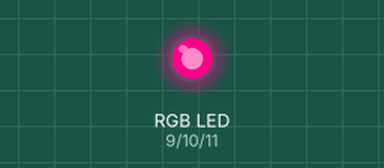
The sketch below on a simulated Arduino Uno, built with avr-gcc and run on an emulated ATmega328P. On the bench: an RGB LED mixed from three pins (HIGH = lit).

Above: at 0.05 s.
At 0.95 s:
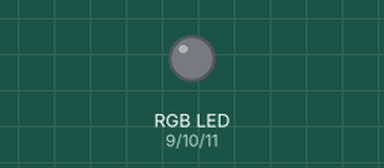
At 1.45 s:
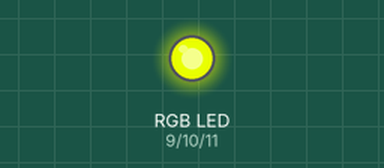
At 1.95 s:
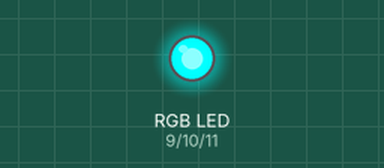
Timing chart, 0 to 4.6 s (numbered marks = the images above):
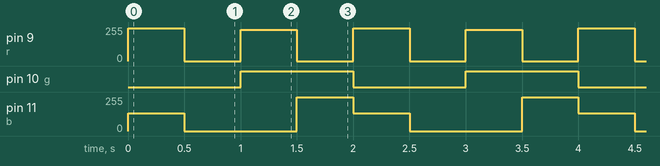

The sketch:

Colorimetro.ino
```cpp
//Colorimetro.ino


const int g=10,b=11,r=9;

void setup(){

pinMode(r,OUTPUT);
pinMode(g,OUTPUT);
pinMode(b,OUTPUT);
}


void loop(){

magenta();
delay(500);
negro();
delay(500);
amarillo();
delay(500);
cian();
delay(500);
}


void rojo(){
	analogWrite(b,0);
	analogWrite(g,0);
	analogWrite(r,255);
}

void azul(){
	analogWrite(b,255);
	analogWrite(g,0);
	analogWrite(r,0);
}

void verde(){
	analogWrite(b,0);
	analogWrite(g,255);
	analogWrite(r,0);
}

void blanco(){
	analogWrite(b,255);
	analogWrite(g,255);
	analogWrite(r,255);
}

void amarillo(){
	analogWrite(b,0);
	analogWrite(g,255);
	analogWrite(r,233);
}

void cian(){
	analogWrite(b,255);
	analogWrite(g,255);
	analogWrite(r,0);
}

void magenta(){
	analogWrite(b,135);
	analogWrite(g,0);
	analogWrite(r,245);
}

void negro(){
	analogWrite(b,0);
	analogWrite(g,0);
	analogWrite(r,0);
}
```

Measured:
- by itself, pin 9 (r): repeats every 2.0 s: 0/255 0.50 s, 233/255 0.50 s, 0/255 0.50 s, 245/255 0.50 s
- by itself, pin 10 (g): alternates HIGH for 1.0 s and LOW for 1.0 s
- by itself, pin 11 (b): repeats every 2.0 s: 0/255 1.0 s, 255/255 0.50 s, 135/255 0.50 s
